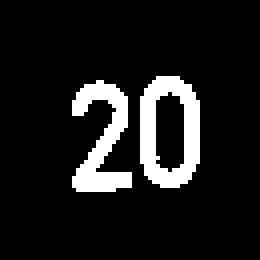
%> input picture 00/00002.ppm.bmp, 260 x 260 px
$ octave --eval "result = filtros(imread('00/00002.ppm.bmp'));"   (GNU Octave 9; MATLAB toolbox functions it lacks are replaced by stand-ins)
%> lines starting %> are read from the running program, lines starting %| are printed output that depends on the picture; in (x1, y1, x2, y2) boxes, pixels count from 0 and x2, y2 are one past the last pixel; in counts of white or black regions, pixels touching at a corner belong together; the program's own positions count from 1
function [ b ] = filtros( a )
    [fil,col,cap]=size(a);
%> fil = 260; col = 260; cap = 1
    if cap>1;b=a; return ; end
    h = fspecial('average');
    a1 = imfilter(a,h);
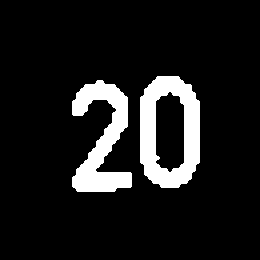
%> a1: size 260x260 logical; 10.8% white; 2 white regions, box (x1, y1, x2, y2) and area: (140, 76, 200, 188) 3920, (72, 80, 132, 192) 3372
    h = fspecial('disk',10);
    a2 = imfilter(a,h);
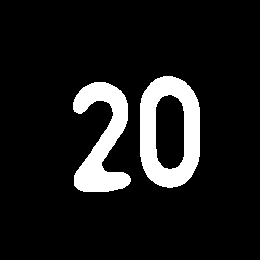
%> a2: size 260x260 logical; 10.7% white; 2 white regions, box (x1, y1, x2, y2) and area: (140, 76, 200, 188) 3934, (73, 82, 131, 192) 3280
    h = fspecial('gaussian');
    a3 = imfilter(a,h);
%> a3: size 260x260 logical; 10.8% white; 2 white regions, box (x1, y1, x2, y2) and area: (140, 76, 200, 188) 3920, (72, 80, 132, 192) 3376
    a4 = medfilt2(a);
    %b = [a1,a2,a3,a4];
    b = a2;
end
